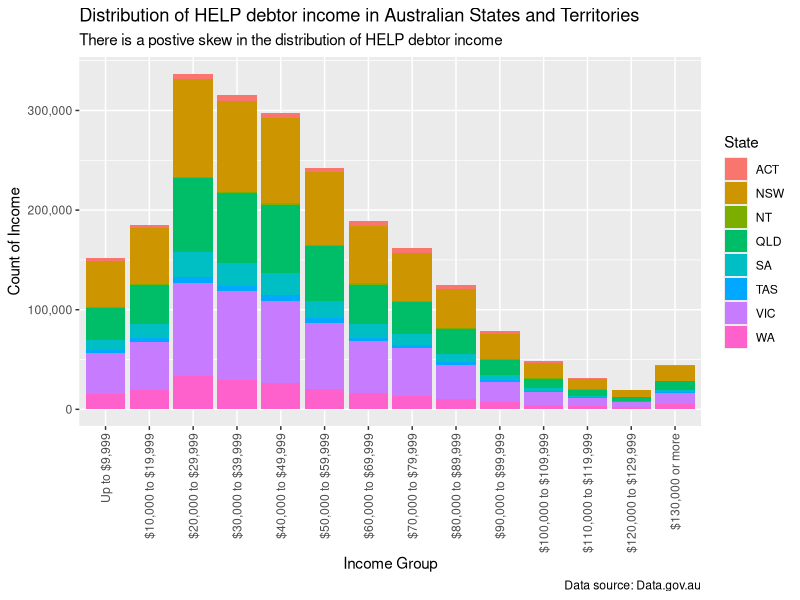

The R script that drew this image:
## ---- chunk 1
knitr::opts_chunk$set(echo = TRUE)

# Loading Libraries
library(readxl)
library(dplyr)
library(tidyr)
library(ggplot2)
library(scales)
library(tidyverse)

# Loading Data
table_1 <- read_xlsx("Data/help-statistics-2021-2022.xlsx", sheet = 2, skip = 2, col_names = TRUE)
table_2 <- read_xlsx("Data/help-statistics-2021-2022.xlsx", sheet = 3, skip = 2, col_names = TRUE)
table_3 <- read_xlsx("Data/help-statistics-2021-2022.xlsx", sheet = 4, skip = 2, col_names = TRUE)
table_4 <- read_xlsx("Data/help-statistics-2021-2022.xlsx", sheet = 5, skip = 2, col_names = TRUE)
table_7 <- read_xlsx("Data/help-statistics-2021-2022.xlsx", sheet = 8, skip = 2, col_names = TRUE)
## ---- chunk 2

income_dist <- table_7 %>%
  select('Financial year', 'HELP repayment income', 'ACT', 'NSW', 'NT', 'QLD', 'SA', 'TAS', 'VIC', 'WA') %>%
  filter(`Financial year` == "2021–22") %>%
  filter(`HELP repayment income` != "Unknown")

pivoted_dist <- income_dist %>%
  pivot_longer(
    cols = c('ACT', 'NSW', 'NT', 'QLD', 'SA', 'TAS', 'VIC', 'WA'),
    names_to = "State",
    values_to = "Count")

income_factor = c("Up to $9,999", "$10,000 to $19,999", "$20,000 to $29,999", "$30,000 to $39,999", "$40,000 to $49,999", "$50,000 to $59,999", "$60,000 to $69,999", "$70,000 to $79,999", "$80,000 to $89,999", "$90,000 to $99,999", "$100,000 to $109,999", "$110,000 to $119,999", "$120,000 to $129,999", "$130,000 or more")

dist_plot <- ggplot(data = pivoted_dist, aes(x = factor(`HELP repayment income`, level = income_factor), y = Count, fill = State)) +
  geom_bar(stat="identity") +
  theme(axis.text.x = element_text(angle = 90, vjust = 0.5, hjust=1)) +
  scale_y_continuous(name="Count of Income", labels = label_comma()) +
  xlab("Income Group") +
  labs(title = "Distribution of HELP debtor income in Australian States and Territories", subtitle = "There is a postive skew in the distribution of HELP debtor income", caption = "Data source: Data.gov.au")

dist_plot

## ---- chunk 3

median_income <- table_7 %>%
  select('Financial year', 'HELP repayment income', 'ACT', 'NSW', 'NT', 'QLD', 'SA', 'TAS', 'VIC', 'WA') %>%
  filter(`HELP repayment income` != "Unknown")

median_pivot <- median_income %>%
  pivot_longer(
    cols = c('ACT', 'NSW', 'NT', 'QLD', 'SA', 'TAS', 'VIC', 'WA'),
    names_to = "State",
    values_to = "Count")

median_pivot <- mutate(median_pivot, `HELP repayment income` = case_when(
    `HELP repayment income`=="Up to $9,999" ~ 9999,
    `HELP repayment income`=="$10,000 to $19,999" ~ 19999, 
    `HELP repayment income`=="$20,000 to $29,999" ~ 29999, 
    `HELP repayment income`=="$30,000 to $39,999" ~ 39999, 
    `HELP repayment income`=="$40,000 to $49,999" ~ 49999, 
    `HELP repayment income`=="$50,000 to $59,999" ~ 59999, 
    `HELP repayment income`=="$60,000 to $69,999" ~ 69999, 
    `HELP repayment income`=="$70,000 to $79,999" ~ 79999, 
    `HELP repayment income`=="$80,000 to $89,999" ~ 89999, 
    `HELP repayment income`=="$90,000 to $99,999" ~ 99999, 
    `HELP repayment income`=="$100,000 to $109,999" ~ 109999, 
    `HELP repayment income`=="$110,000 to $119,999" ~ 119999, 
    `HELP repayment income`=="$120,000 to $129,999" ~ 129999, 
    `HELP repayment income`=="$130,000 or more" ~ 130000
    ))

median_pivoted <- median_pivot %>%
  group_by(`Financial year`, State) %>%
  summarise(
    median_age = sort(rep(`HELP repayment income`,Count))[length(rep(`HELP repayment income`,Count))/2]
  )

median_pivoted <- mutate(median_pivoted, median_age = case_when(
    median_age== 9999 ~ "Up to $9,999",
    median_age==19999 ~ "$10,000 to $19,999", 
    median_age==29999 ~ "$20,000 to $29,999", 
    median_age==39999 ~ "$30,000 to $39,999", 
    median_age==49999 ~ "$40,000 to $49,999", 
    median_age==59999 ~ "$50,000 to $59,999", 
    median_age==69999 ~ "$60,000 to $69,999", 
    median_age==79999 ~ "$70,000 to $79,999", 
    median_age==89999 ~ "$80,000 to $89,999", 
    median_age==99999 ~ "$90,000 to $99,999", 
    median_age==109999 ~ "$100,000 to $109,999", 
    median_age==119999 ~ "$110,000 to $119,999", 
    median_age==129999 ~ "$120,000 to $129,999", 
    median_age==130000 ~ "$130,000 or more"
    ))

pivot_wide <- median_pivoted %>%
  pivot_wider(names_from = State, values_from = median_age)
